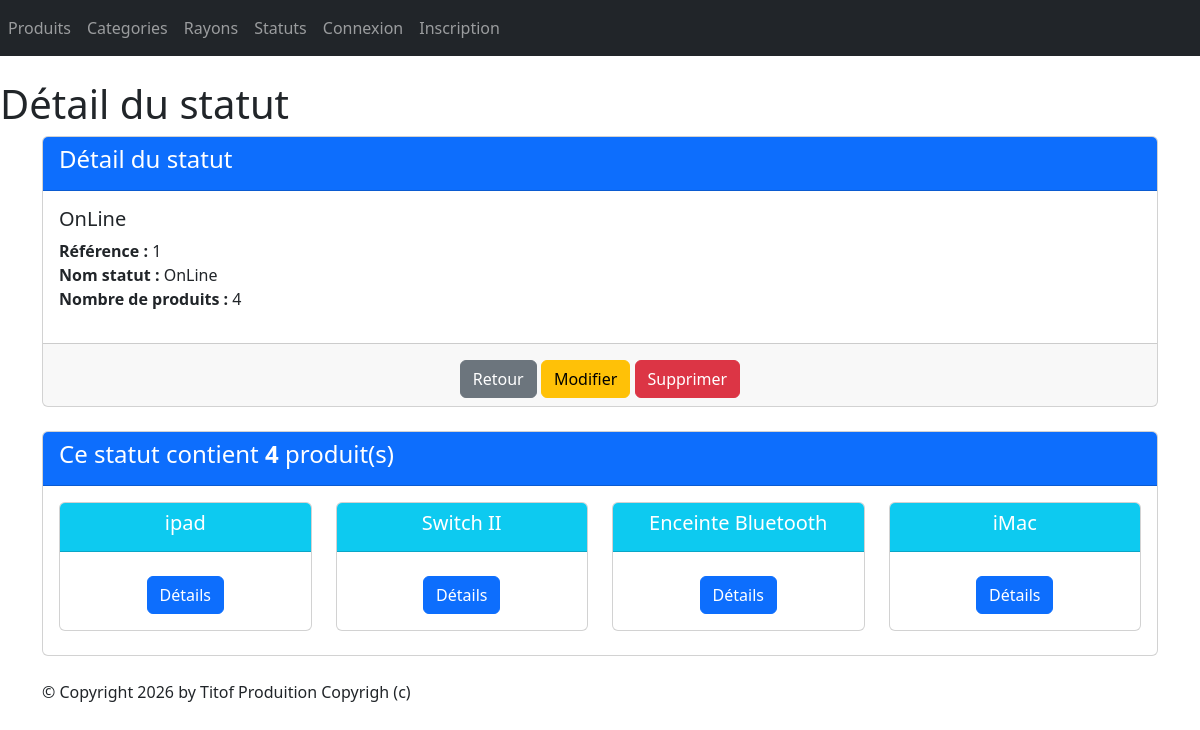
Screenshot of /monApp/statut/1/ with the database file from the repository.
### monApp/models.py (models this page shows, shortened)
class Statut(models.Model):
    idStatut = models.AutoField(primary_key=True)
    libelleStatut = models.CharField(max_length=100)

class Produit(models.Model):
    refProd = models.AutoField(primary_key=True)
    intituleProd = models.CharField(max_length=200)
    prixUnitaireProd = models.DecimalField(max_digits=10, decimal_places=2)
    dateFabProd = models.DateField(default=date.today)
    categorie = models.ForeignKey(Categorie, on_delete=models.CASCADE, related_name="produit_categorie", null=True, blank=True)
    statut = models.ForeignKey(Statut, on_delete=models.CASCADE, related_name="produit_statut",null=True, blank=True)

### monApp/views.py (the view)
# urls.py: path("statut/<int:pk>/",views.StatutDetailView.as_view(), name='detailStatut'),
class StatutDetailView(DetailView):
    model = Statut
    template_name = "monApp/detail_statut.html"
    context_object_name = "stt"
    def get_queryset(self):
        return Statut.objects.annotate(nb_produits=Count('produit_statut'))
    def get_context_data(self, **kwargs):
        context = super(StatutDetailView, self).get_context_data(**kwargs)
        context['titremenu'] = "Détail du statut"
        context['produits'] = self.object.produit_statut.all()
        return context

### monApp/templates/monApp/detail_statut.html
{% extends 'monApp/base.html' %}
{% block menu %}
<h1>{{titremenu}}</h1>
{% endblock %}
{% block contenu %}
<div class="card mb-4">
    <div class="card-header bg-primary text-white">
        <h4>Détail du statut</h4>
    </div>
    <div class="card-body">
        <h5 class="card-title">{{ stt.libelleStatut }}</h5>
        <ul class="list-unstyled">
            <li><strong>Référence :</strong> {{ stt.idStatut }}</li>
            <li><strong>Nom statut :</strong> {{ stt.libelleStatut }}</li>
            <li><strong>Nombre de produits :</strong> {{ stt.nb_produits }}</li>
        </ul>
    </div>
    <div class="card-footer text-center">
        <a href="{% url 'ListeStatuts' %}" class="btn btn-secondary mt-2">Retour</a>
        <a href="{% url 'modificationStatut' stt.idStatut %}" class="btn btn-warning mt-2">Modifier</a>
        <a href="{% url 'suppressionStatut' stt.idStatut %}" class="btn btn-danger mt-2">Supprimer</a>
    </div>
</div>
<div class="card mb-4">
    <div class="card-header bg-primary text-white">
        <h4>Ce statut contient <strong>{{ stt.nb_produits }}</strong> produit(s)</h4>
    </div>
    <div class="card-body">
        <div class="row">
            {% if produits %}
                {% for prdt in produits %}
                    <div class="col-sm-3">
                        <div class="card mb-2 text-center">
                            <div class="card-header bg-info text-white">
                                <h5 class="card-title">{{ prdt.intituleProd }}</h5>
                            </div>
                            <div class="card-body">
                                <a href="{% url 'detailProduit' prdt.refProd %}" class="btn btn-primary mt-2">Détails</a>
                            </div>
                        </div>
                    </div>
                {% endfor %}
            {% else %}
                <p class="text-muted">Aucun produit trouvé pour ce statut.</p>
            {% endif %}
        </div>
    </div>
</div>
{% endblock %}

### static/css/styles.css (style rules this page uses)
h1 { color: red ; }

### rows the page displays
Statut: libelleStatut "OnLine", idStatut "1", nb_produits "4"
Produit: intituleProd "ipad"
Produit: intituleProd "Switch II"
Produit: intituleProd "Enceinte Bluetooth"
Produit: intituleProd "iMac"

### other values shown
{{ titremenu }} "Détail du statut"
